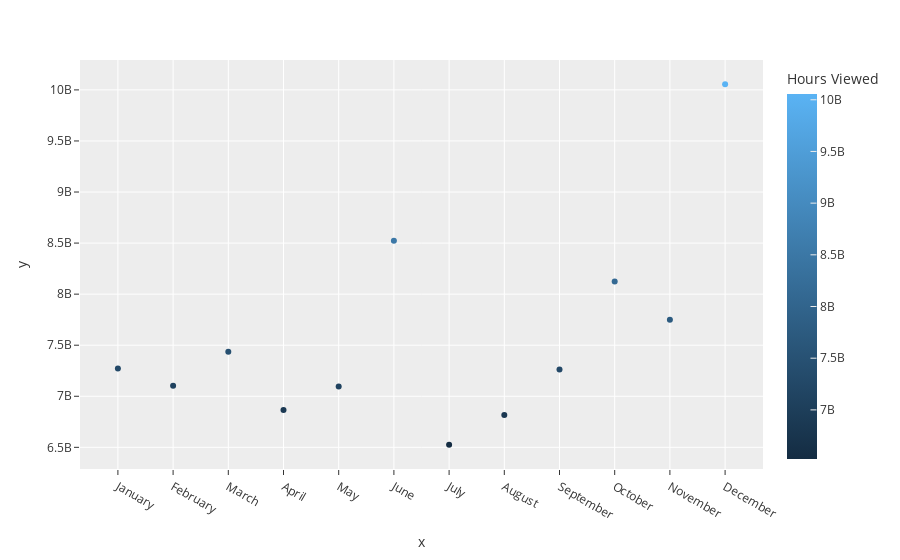
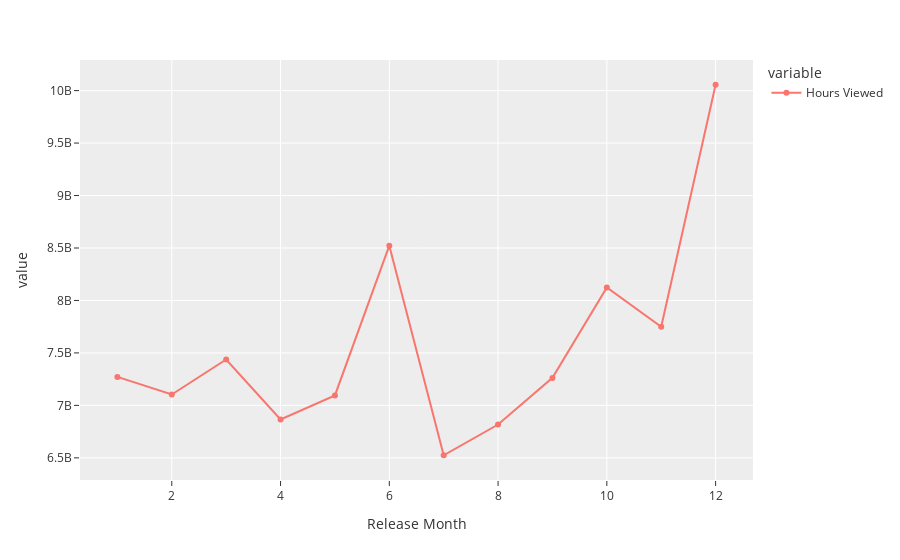

The notebook cell these images were saved under, in order:
### Code cell
# Bar chart for views by month

fig7 = px.scatter(viewrlmonth,
              x=["January", "February", "March", "April", "May", "June", "July", "August", "September", "October", "November", "December"],
              y = viewrlmonth.values, color='Hours Viewed')
fig7.show()

fig8 = px.line(vrm, markers=True)
fig8.show()

### Figure 1 — Plotly figure (JSON) as saved in the notebook; plotly's stock layout.template omitted (floating-point values rounded to 4 significant figures)
{"data": [{"hovertemplate": "x=%{x}<br>y=%{y}<br>Hours Viewed=%{marker.color}<extra></extra>", "legendgroup": "", "marker": {"color": [7271600000, 7103700000, 7437100000, 6865700000, 7094600000, 8522000000, 6524800000, 6817800000, 7262200000, 8123200000, 7749500000, 10055800000], "coloraxis": "coloraxis", "symbol": "circle"}, "mode": "markers", "name": "", "orientation": "v", "showlegend": false, "type": "scatter", "x": ["January", "February", "March", "April", "May", "June", "July", "August", "September", "October", "November", "December"], "xaxis": "x", "y": [7271600000, 7103700000, 7437100000, 6865700000, 7094600000, 8522000000, 6524800000, 6817800000, 7262200000, 8123200000, 7749500000, 10055800000], "yaxis": "y"}], "layout": {"autosize": true, "coloraxis": {"colorbar": {"title": {"text": "Hours Viewed"}}, "colorscale": [[0, "rgb(20,44,66)"], [1, "rgb(90,179,244)"]]}, "legend": {"tracegroupgap": 0}, "margin": {"t": 60}, "xaxis": {"anchor": "y", "autorange": true, "domain": [0, 1], "range": [-0.758, 11.76], "title": {"text": "x"}, "type": "category"}, "yaxis": {"anchor": "x", "autorange": true, "domain": [0, 1], "range": [6247000000.0, 10330000000.0], "title": {"text": "y"}, "type": "linear"}}}

### Figure 2 — Plotly figure (JSON) as saved in the notebook; plotly's stock layout.template omitted (floating-point values rounded to 4 significant figures)
{"data": [{"hovertemplate": "variable=Hours Viewed<br>Release Month=%{x}<br>value=%{y}<extra></extra>", "legendgroup": "Hours Viewed", "line": {"color": "#F8766D", "dash": "solid"}, "marker": {"symbol": "circle"}, "mode": "lines+markers", "name": "Hours Viewed", "orientation": "v", "showlegend": true, "type": "scatter", "x": [1, 2, 3, 4, 5, 6, 7, 8, 9, 10, 11, 12], "xaxis": "x", "y": [7271600000, 7103700000, 7437100000, 6865700000, 7094600000, 8522000000, 6524800000, 6817800000, 7262200000, 8123200000, 7749500000, 10055800000], "yaxis": "y"}], "layout": {"autosize": true, "legend": {"title": {"text": "variable"}, "tracegroupgap": 0}, "margin": {"t": 60}, "xaxis": {"anchor": "y", "autorange": true, "domain": [0, 1], "range": [0.2372, 12.76], "title": {"text": "Release Month"}, "type": "linear"}, "yaxis": {"anchor": "x", "autorange": true, "domain": [0, 1], "range": [6251000000.0, 10330000000.0], "title": {"text": "value"}, "type": "linear"}}}
